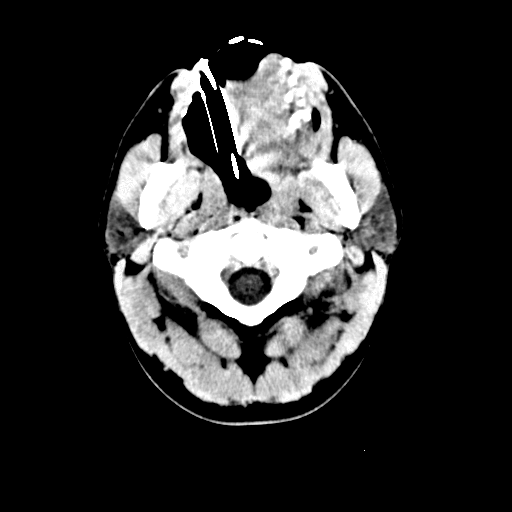
%> input picture Peter_Rotar_Seminarska_naloga02/Rezultati/0001.png, 512 x 512 px
$ octave --eval "Canny_algoritem('Rezultati/0001.png');"   (GNU Octave 9; MATLAB toolbox functions it lacks are replaced by stand-ins)
%> lines starting %> are read from the running program, lines starting %| are printed output that depends on the picture; in (x1, y1, x2, y2) boxes, pixels count from 0 and x2, y2 are one past the last pixel; in counts of white or black regions, pixels touching at a corner belong together; the program's own positions count from 1
function Canny_algoritem(I)
%> called with I = 'Rezultati/0001.png'
    slika = im2double(imread(I));
%> slika: size 512x512 double; min 0, max 1, mean 0.188
    [n,m] = size(slika);
%> n = 512; m = 512

    % originalna slika
    figure; imshow(slika, []); title('Originalna slika');

    % Roberts
    kernel_x = [-1 1];
    kernel_y = [-1; 1];

    % Gauss
    sigma = min(size(slika))*0.005;
%> sigma = 2.56
    slika = imgaussfilt(slika, sigma);

    gx = conv2(slika,kernel_x,'same');
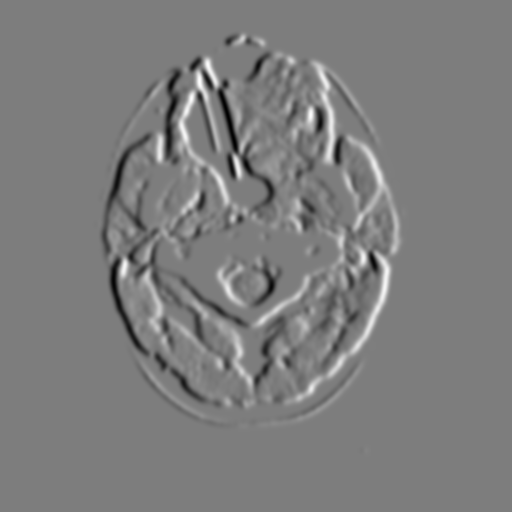
%> gx: size 512x512 double; min -0.152, max 0.156, mean -1.47e-21; drawn with min black and max white
    gy = conv2(slika,kernel_y,'same');
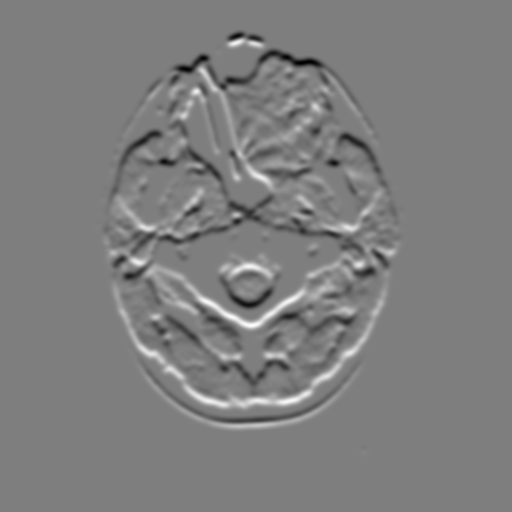
%> gy: size 512x512 double; min -0.152, max 0.153, mean 4.07e-20; drawn with min black and max white

    % magnituda in kot posameznih tock
    mag = sqrt(gx.^2 + gy.^2);
    ang = atan2d(gy, gx);
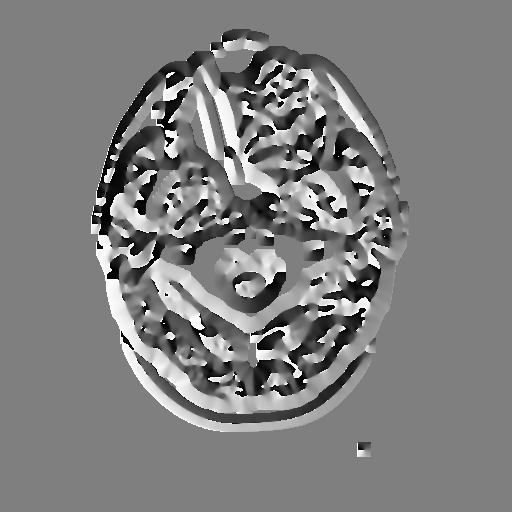
%> ang: size 512x512 double; min -180, max 180, mean -0.1; drawn with min black and max white

    %% Nonmaxima supression

    % robne tocke
    mag(1,:) = 0;
    mag(end,:) = 0;
    mag(:,1) = 0;
    mag(:,end) = 0;

    mag2 = mag;
    for i=2:n-1
        for j=2:m-1
            kot = ang(i,j);
            if (-22.5 <= kot && kot <= 22.5) || (157.5 < kot || kot < -157.5)
                if mag2(i,j) < mag(i,j-1) || mag2(i,j) < mag(i,j+1)
                    mag2(i,j) = 0;
                end
            end
             if (22.5 <= kot && kot < 67.5) || (-157.5 <= kot && kot < -112.5)
                if mag2(i,j) < mag(i-1,j-1) || mag2(i,j) < mag(i+1,j+1)
                    mag2(i,j) = 0;
                end
             end
             if (67.5 <= kot && kot < 112.5) || (-112.5 <= kot && kot < -67.5)
                if mag2(i,j) < mag(i-1,j) || mag2(i,j) < mag(i+1,j)
                    mag2(i,j) = 0;
                end
             end
             if (112.5 <= kot && kot < 157.5) || (-67.5 <= kot && kot <= -22.5)
                if mag2(i,j) < mag(i+1,j-1) || mag2(i,j) < mag(i-1,j+1)
                    mag2(i,j) = 0;
                end
             end
        end
    end
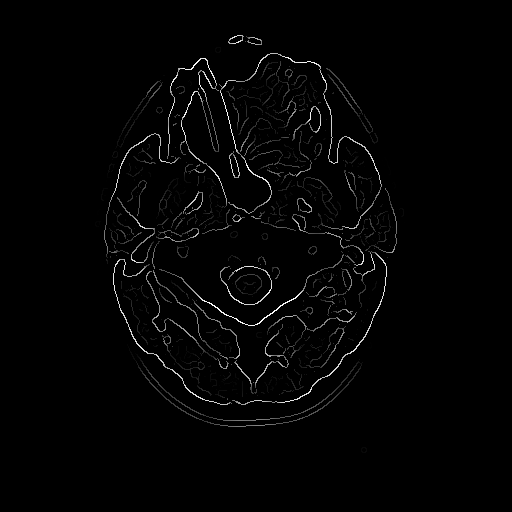
%> mag2: size 512x512 double; min 0, max 0.16, mean 0.00244; drawn with min black and max white

    mag = mag2;

    % Slika poiskanih robov
    figure; imshow(mag, []); title('Slika po detekciji robov');

    %% Hysteresis thresholding
    maksimum = max(max(mag));
%> maksimum = 0.16
    value = sort(mag(:), 'descend');
    tresholdH = min(value(1:5000));
%> tresholdH = 0.0508
    tresholdL = tresholdH/2;
%> tresholdL = 0.0254

    mag(mag<=tresholdL) = 0;
%> mag: size 512x512 double; 1.21% of pixels changed, all inside (x1, y1, x2, y2) = (95, 47, 405, 453)
    mag(mag>=tresholdH) = maksimum;
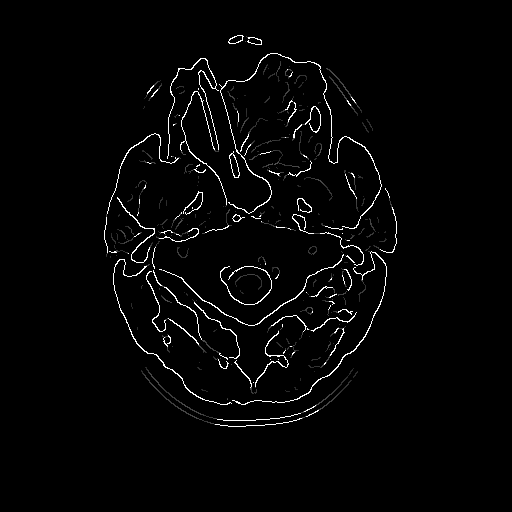
%> mag: size 512x512 double; min 0, max 0.16, mean 0.00341; drawn with min black and max white
    % Vzamemo tocke, ki so nad high tresholdom
    indeksna_matrika = (mag>=tresholdH);
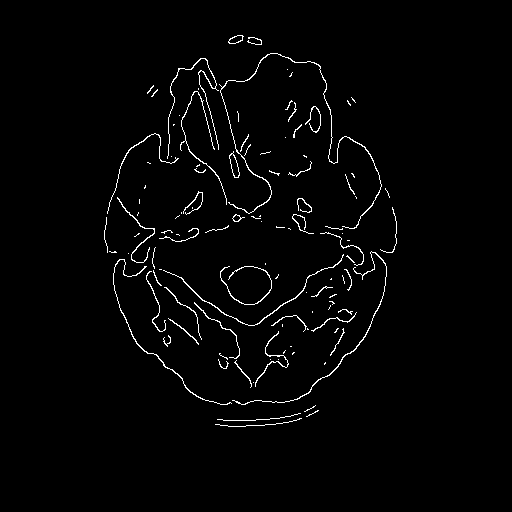
%> indeksna_matrika: size 512x512 logical; 1.9% white in thin lines or dots, all inside (x1, y1, x2, y2) = (104, 35, 397, 427)
    while (sum(sum(indeksna_matrika)) > 0)
        [k,l] = find(indeksna_matrika==1);
        for i=1:length(k)
            A = mag(k(i)-1:k(i)+1,l(i)-1:l(i)+1);
            indeksnaA = indeksna_matrika(k(i)-1:k(i)+1,l(i)-1:l(i)+1);
            for r=1:3
                for s=1:3
                    if A(r,s) > tresholdL && A(r,s) < tresholdH
                        A(r,s) = maksimum;
                        indeksnaA(r,s) = 1;
                    end
                end
            end
        mag(k(i)-1:k(i)+1,l(i)-1:l(i)+1) = A;
        indeksna_matrika(k(i)-1:k(i)+1,l(i)-1:l(i)+1) = indeksnaA;
        indeksna_matrika(k(i),l(i)) = 0;
        end
    end
%> this loop made 78 passes
%> (k, l) on passes 25 to 29: ([416; 411; 165; 132; 132; 77; 74; 74; 386; 387; 390; 391], [192; 194; 283; 301; 302; 330; 333; 334; 340; 340; 343; 343]), ([415; 416; 410; 411; 165; 73; 73; 385; 386; 389; 390], [191; 191; 193; 193; 284; 332; 333; 341; 341; 344; 344]), ([415; 410; 165; 166; 72; 72; 384; 385; 388; 389], [190; 192; 285; 285; 331; 332; 342; 342; 345; 345]), ([414; 415; 409; 410; 166; 71; 71; 383; 383; 387; 388], [189; 189; 191; 191; 286; 330; 331; 342; 343; 346; 346]), ([414; 408; 409; 166; 70; 70; 382; 382; 386; 387], [188; 190; 190; 287; 329; 330; 343; 344; 347; 347])
%> indeksna_matrika: size 512x512 logical; 1.91% of pixels changed, all inside (x1, y1, x2, y2) = (104, 35, 397, 427)
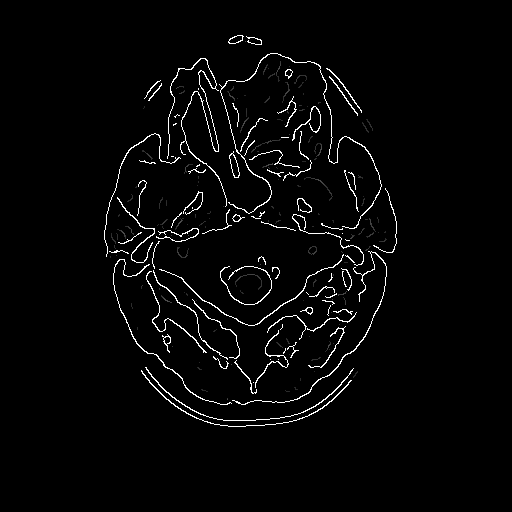
%> mag: size 512x512 double; 0.57% of pixels changed, all inside (x1, y1, x2, y2) = (106, 36, 392, 425); drawn with min black and max white
%> after the loop, A = [0 0 0; 0 0.16 0; 0 0.16 0.16]; indeksnaA = [false false false; false true false; false false false]

    mag(mag<tresholdH) = 0;

    % slika po edge linkingu
    figure; imshow(mag,[]); title('Slika po edge linkingu');

    % shranimo sliko
    ime_slike = erase(I,'.png');
    imwrite(imbinarize(mag),append(ime_slike,'_binarized.png'));
end

$ run again, on Peter_Rotar_Seminarska_naloga02/Rezultati/0005.png
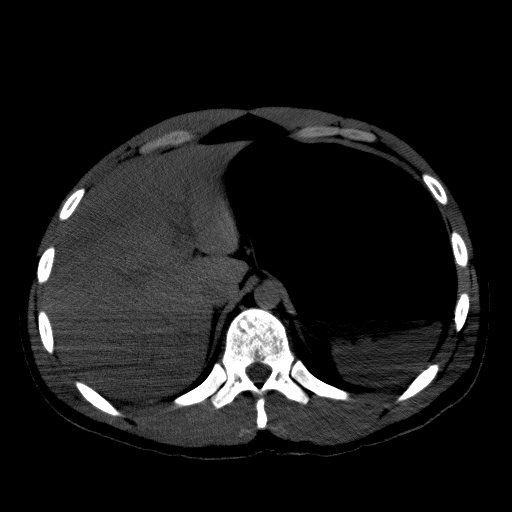
%> input picture Peter_Rotar_Seminarska_naloga02/Rezultati/0005.png, 512 x 512 px
%> after the loop in Canny_algoritem, `for i=2:n-1`:
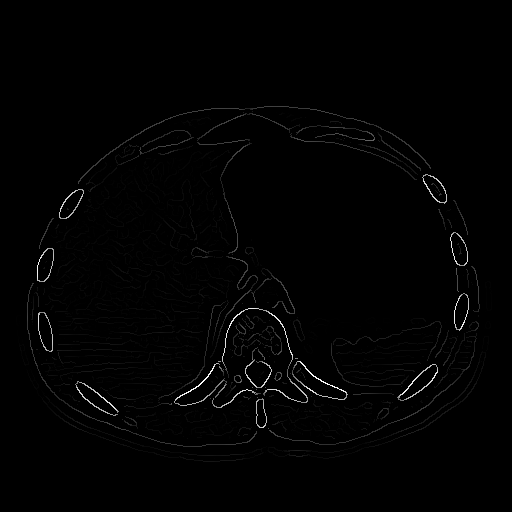
%> mag2: size 512x512 double; min 0, max 0.159, mean 0.0015; drawn with min black and max white
%> maksimum = 0.159
%> tresholdH = 0.0223
%> tresholdL = 0.0111
%> the loop in Canny_algoritem, `while (sum(sum(indeksna_matrika)) > 0)` made 45 passes
%> (k, l) on passes 13 to 15: ([351; 164; 343; 343; 394; 165; 323; 347; 283; 341], [70; 123; 217; 218; 389; 407; 435; 454; 469; 476]), ([351; 164; 165; 344; 394; 166; 323; 324; 346; 284; 340], [71; 122; 122; 217; 390; 408; 434; 434; 454; 469; 476]), ([351; 165; 345; 394; 167; 324; 345; 285; 339], [72; 121; 217; 391; 409; 433; 455; 469; 477])
%> after the loop in Canny_algoritem, `while (sum(sum(indeksna_matrika)) > 0)`:
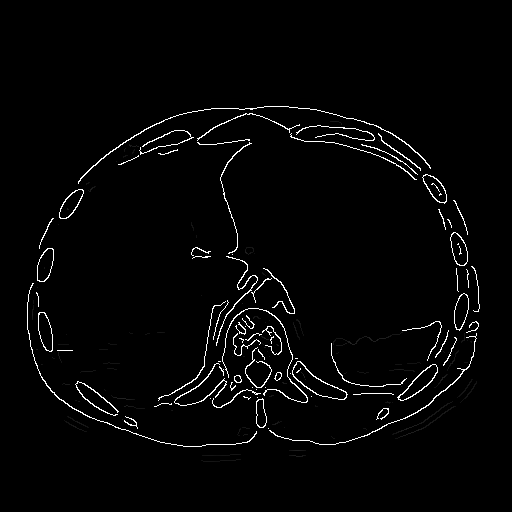
%> mag: size 512x512 double; min 0, max 0.159, mean 0.00355; drawn with min black and max white
%> after the loop in Canny_algoritem, `while (sum(sum(indeksna_matrika)) > 0)`: A = [0 0 0; 0 0.159 0.159; 0 0 0]; indeksnaA = [false false false; false true false; false false false]

$ run again, on Peter_Rotar_Seminarska_naloga02/Rezultati/0015.png
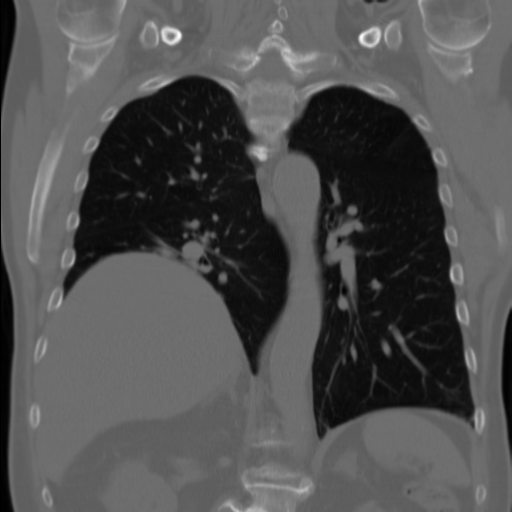
%> input picture Peter_Rotar_Seminarska_naloga02/Rezultati/0015.png, 512 x 512 px
%> after the loop in Canny_algoritem, `for i=2:n-1`:
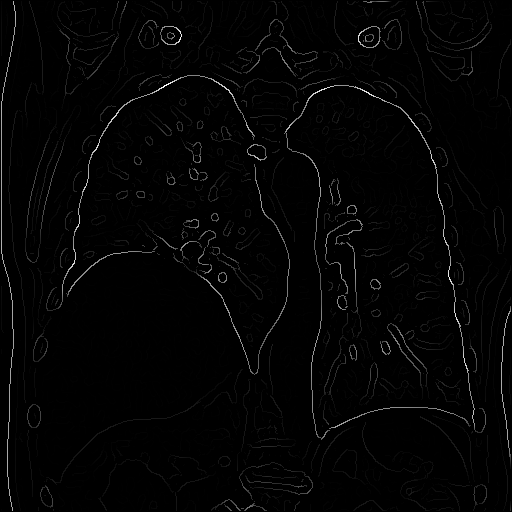
%> mag2: size 512x512 double; min 0, max 0.0837, mean 0.00126; drawn with min black and max white
%> maksimum = 0.0837
%> tresholdH = 0.0204
%> tresholdL = 0.0102
%> the loop in Canny_algoritem, `while (sum(sum(indeksna_matrika)) > 0)` made 49 passes
%> (k, l) on passes 19 to 22: ([233; 354; 157; 303; 52; 47; 484; 490; 376; 395; 26], [27; 34; 43; 48; 111; 155; 277; 279; 336; 374; 422]), ([234; 353; 156; 302; 51; 51; 47; 484; 490; 377; 27], [27; 34; 43; 48; 111; 112; 156; 276; 278; 336; 422]), ([235; 352; 155; 301; 50; 46; 484; 490; 378; 28], [27; 34; 43; 48; 112; 157; 275; 277; 335; 422]), ([236; 351; 154; 300; 49; 45; 46; 484; 490; 379], [27; 34; 44; 48; 112; 158; 158; 274; 276; 335])
%> after the loop in Canny_algoritem, `while (sum(sum(indeksna_matrika)) > 0)`:
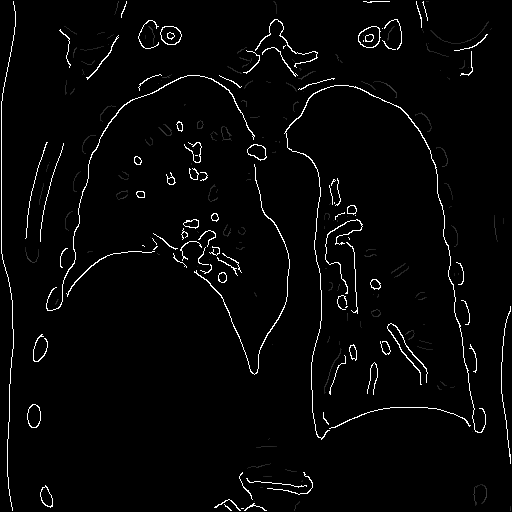
%> mag: size 512x512 double; min 0, max 0.0837, mean 0.00214; drawn with min black and max white
%> after the loop in Canny_algoritem, `while (sum(sum(indeksna_matrika)) > 0)`: A = [0 0 0; 0.0837 0.0837 0; 0 0.0837 0]; indeksnaA = [false false false; false true false; false false false]

$ run again, on Peter_Rotar_Seminarska_naloga02/Rezultati/0020.png
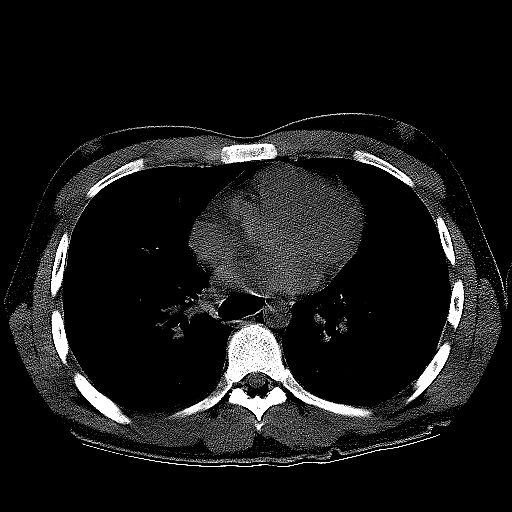
%> input picture Peter_Rotar_Seminarska_naloga02/Rezultati/0020.png, 512 x 512 px
%> maksimum = 0.158
%> tresholdH = 0.0333
%> tresholdL = 0.0167
%> the loop in Canny_algoritem, `while (sum(sum(indeksna_matrika)) > 0)` made 86 passes
%> (k, l) on passes 30 to 32: ([128; 444; 158; 124; 193; 193; 135; 220; 136; 136; 238; 254], [121; 143; 178; 182; 217; 218; 233; 363; 400; 401; 488; 489]), ([129; 444; 158; 124; 192; 192; 134; 219; 135; 237; 237; 253], [120; 144; 177; 183; 218; 219; 232; 363; 400; 487; 488; 488]), ([129; 444; 158; 124; 191; 191; 134; 218; 134; 236; 252], [119; 145; 176; 184; 219; 220; 231; 364; 400; 487; 488])
%> after the loop in Canny_algoritem, `while (sum(sum(indeksna_matrika)) > 0)`:
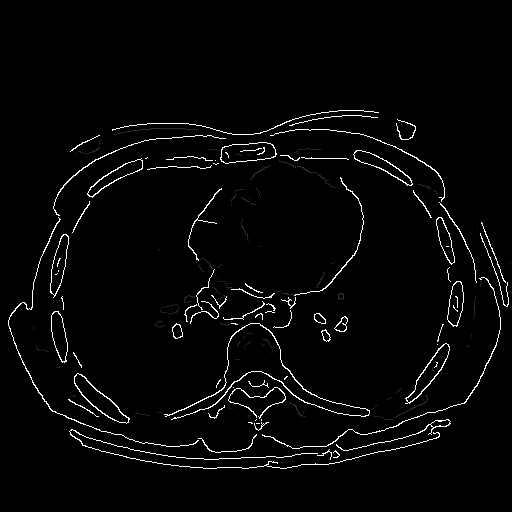
%> mag: size 512x512 double; min 0, max 0.158, mean 0.00424; drawn with min black and max white
%> after the loop in Canny_algoritem, `while (sum(sum(indeksna_matrika)) > 0)`: A = [0 0 0; 0.158 0.158 0; 0.158 0 0]; indeksnaA = [false false false; false true false; false false false]
